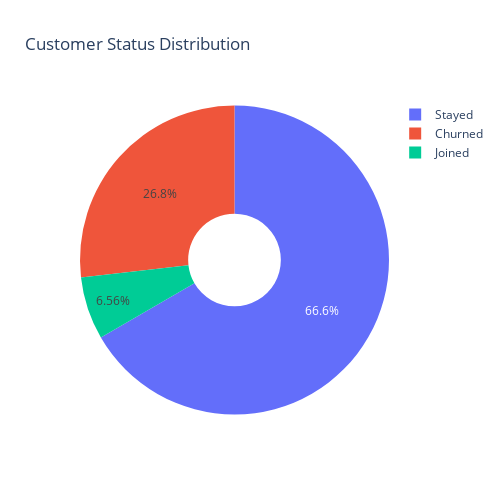

Here is the notebook cell this chart was saved with:
### Markdown cell above
Total customer count is 6920, percentage of churned is 26.81% and active customer stands at 73.19%.
This shows major imbalance, as active customer is 3 times the churned

### Code cell
print("=" * 60)
print("TARGET ANALYSIS (CUSTOMER CHURN)")
print("=" * 60)

# Churn Distribution
fig = px.pie(
    df,
    names="Customer Status",       
    title="Customer Status Distribution",
    width=500,
    height=500,                       
    hole=0.3
)
fig.show()

### Figure 1 — Plotly figure (JSON) as saved in the notebook; plotly's stock layout.template omitted (floating-point values rounded to 4 significant figures; data arrays with more than 128 entries replaced by an {"elided": "..."} marker saying what was removed)
{"data": [{"domain": {"x": [0, 1], "y": [0, 1]}, "hole": 0.3, "hovertemplate": "Customer Status=%{label}<extra></extra>", "labels": {"elided": "6920 str values"}, "legendgroup": "", "name": "", "showlegend": true, "type": "pie"}], "layout": {"height": 500, "legend": {"tracegroupgap": 0}, "title": {"text": "Customer Status Distribution"}, "width": 500}}
